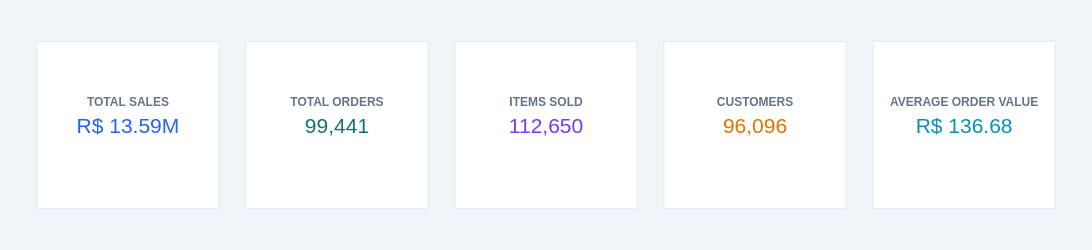

Source (notebook cell):
### Code cell
# Create improved KPI Cards

kpi_data = [
    {
        "label": "TOTAL SALES",
        "value": total_sales / 1_000_000,
        "prefix": "R$ ",
        "suffix": "M",
        "format": ".2f",
        "color": "#2563EB"
    },
    {
        "label": "TOTAL ORDERS",
        "value": total_orders,
        "prefix": "",
        "suffix": "",
        "format": ",.0f",
        "color": "#0F766E"
    },
    {
        "label": "ITEMS SOLD",
        "value": total_items_sold,
        "prefix": "",
        "suffix": "",
        "format": ",.0f",
        "color": "#7C3AED"
    },
    {
        "label": "CUSTOMERS",
        "value": total_customers,
        "prefix": "",
        "suffix": "",
        "format": ",.0f",
        "color": "#D97706"
    },
    {
        "label": "AVERAGE ORDER VALUE",
        "value": average_order_value,
        "prefix": "R$ ",
        "suffix": "",
        "format": ",.2f",
        "color": "#0891B2"
    }
]

# Initialize figure
fig_kpi = go.Figure()

# Add individual KPI cards
for i, kpi in enumerate(kpi_data):

    x0 = 0.025 + i * 0.195
    x1 = x0 + 0.17

    # Card background
    fig_kpi.add_shape(
        type="rect",
        xref="paper",
        yref="paper",
        x0=x0,
        x1=x1,
        y0=0.12,
        y1=0.88,
        fillcolor="#FFFFFF",
        line=dict(color="#E2E8F0", width=1),
        layer="below"
    )

    # KPI value and title
    fig_kpi.add_trace(
        go.Indicator(
            mode="number",
            value=kpi["value"],
            title={
                "text": f"<b>{kpi['label']}</b>",
                "font": {
                    "size": 12,
                    "color": "#64748B"
                }
            },
            number={
                "prefix": kpi["prefix"],
                "suffix": kpi["suffix"],
                "valueformat": kpi["format"],
                "font": {
                    "size": 21,
                    "color": kpi["color"]
                }
            },
            domain={
                "x": [x0 + 0.005, x1 - 0.005],
                "y": [0.25, 0.75]
            }
        )
    )

# Dashboard styling
fig_kpi.update_layout(
    title=None,
    width=1400,
    height=250,
    template="plotly_white",
    paper_bgcolor="#F1F5F9",
    plot_bgcolor="#F1F5F9",
    margin=dict(l=10, r=10, t=15, b=15),
    font_family="Arial"
)

fig_kpi.show()

### Figure 1 — Plotly figure (JSON) as saved in the notebook; plotly's stock layout.template omitted (floating-point values rounded to 4 significant figures)
{"data": [{"domain": {"x": [0.03, 0.19], "y": [0.25, 0.75]}, "mode": "number", "number": {"font": {"color": "#2563EB", "size": 21}, "prefix": "R$ ", "suffix": "M", "valueformat": ".2f"}, "title": {"font": {"color": "#64748B", "size": 12}, "text": "<b>TOTAL SALES</b>"}, "type": "indicator", "value": 13.59}, {"domain": {"x": [0.225, 0.385], "y": [0.25, 0.75]}, "mode": "number", "number": {"font": {"color": "#0F766E", "size": 21}, "prefix": "", "suffix": "", "valueformat": ",.0f"}, "title": {"font": {"color": "#64748B", "size": 12}, "text": "<b>TOTAL ORDERS</b>"}, "type": "indicator", "value": 99441}, {"domain": {"x": [0.42, 0.58], "y": [0.25, 0.75]}, "mode": "number", "number": {"font": {"color": "#7C3AED", "size": 21}, "prefix": "", "suffix": "", "valueformat": ",.0f"}, "title": {"font": {"color": "#64748B", "size": 12}, "text": "<b>ITEMS SOLD</b>"}, "type": "indicator", "value": 112650}, {"domain": {"x": [0.615, 0.775], "y": [0.25, 0.75]}, "mode": "number", "number": {"font": {"color": "#D97706", "size": 21}, "prefix": "", "suffix": "", "valueformat": ",.0f"}, "title": {"font": {"color": "#64748B", "size": 12}, "text": "<b>CUSTOMERS</b>"}, "type": "indicator", "value": 96096}, {"domain": {"x": [0.81, 0.97], "y": [0.25, 0.75]}, "mode": "number", "number": {"font": {"color": "#0891B2", "size": 21}, "prefix": "R$ ", "suffix": "", "valueformat": ",.2f"}, "title": {"font": {"color": "#64748B", "size": 12}, "text": "<b>AVERAGE ORDER VALUE</b>"}, "type": "indicator", "value": 136.7}], "layout": {"font": {"family": "Arial"}, "height": 250, "margin": {"b": 15, "l": 10, "r": 10, "t": 15}, "paper_bgcolor": "#F1F5F9", "plot_bgcolor": "#F1F5F9", "shapes": [{"fillcolor": "#FFFFFF", "layer": "below", "line": {"color": "#E2E8F0", "width": 1}, "type": "rect", "x0": 0.025, "x1": 0.195, "xref": "paper", "y0": 0.12, "y1": 0.88, "yref": "paper"}, {"fillcolor": "#FFFFFF", "layer": "below", "line": {"color": "#E2E8F0", "width": 1}, "type": "rect", "x0": 0.22, "x1": 0.39, "xref": "paper", "y0": 0.12, "y1": 0.88, "yref": "paper"}, {"fillcolor": "#FFFFFF", "layer": "below", "line": {"color": "#E2E8F0", "width": 1}, "type": "rect", "x0": 0.415, "x1": 0.585, "xref": "paper", "y0": 0.12, "y1": 0.88, "yref": "paper"}, {"fillcolor": "#FFFFFF", "layer": "below", "line": {"color": "#E2E8F0", "width": 1}, "type": "rect", "x0": 0.61, "x1": 0.78, "xref": "paper", "y0": 0.12, "y1": 0.88, "yref": "paper"}, {"fillcolor": "#FFFFFF", "layer": "below", "line": {"color": "#E2E8F0", "width": 1}, "type": "rect", "x0": 0.805, "x1": 0.975, "xref": "paper", "y0": 0.12, "y1": 0.88, "yref": "paper"}], "title": {}, "width": 1400}}
